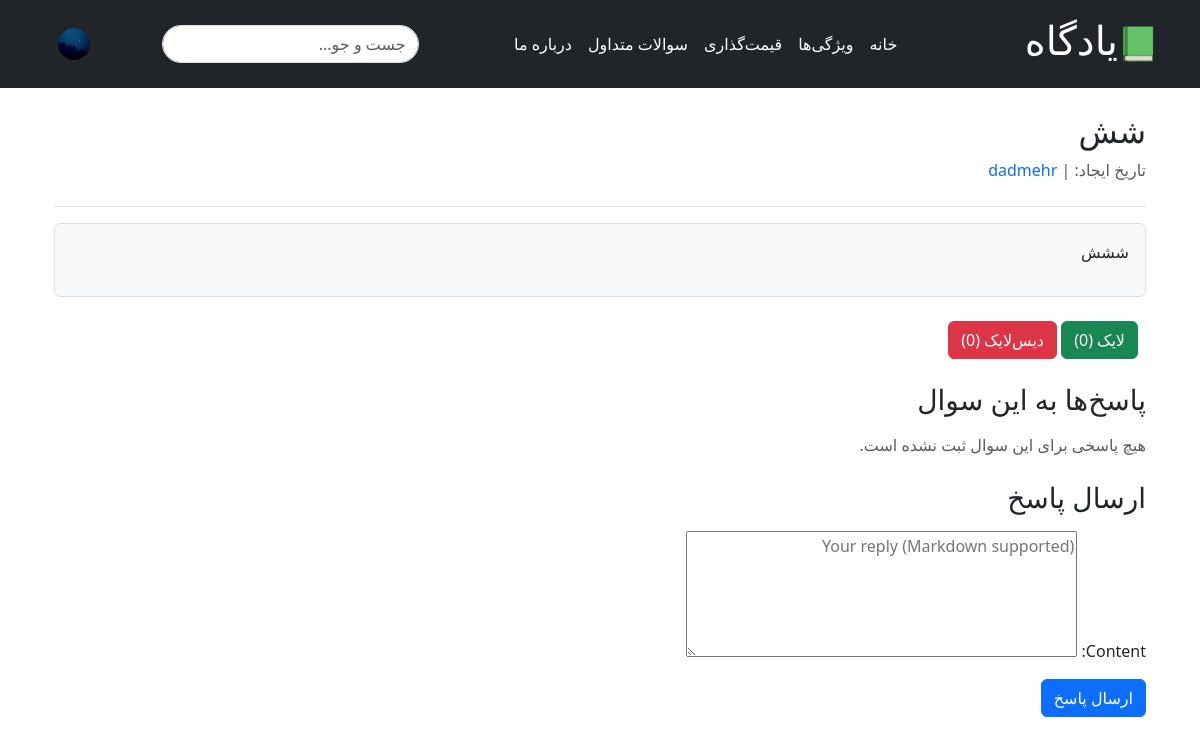
Page /question/42/ (signed in) on the committed database.
### home/models.py (models this page shows, shortened)
class Question(models.Model):
    title = models.CharField(max_length=255)
    content = models.TextField()
    created_at = models.DateTimeField(auto_now_add=True)
    user = models.ForeignKey(User, on_delete=models.SET_NULL, null=True, blank=True)
    likes_count = models.ManyToManyField(
        User, related_name="liked_questions", blank=True
    )
    dislikes_count = models.ManyToManyField(
        User, related_name="disliked_questions", blank=True
    )
    labels = models.ManyToManyField(Label, related_name="questions", blank=True)  # Many-to-many relationship with labels

### home/views.py (the view, shortened to what this page needs)
def question_detail(request, question_id):
    question = get_object_or_404(Question, id=question_id)
    likes_count = question.likes_count.count()
    dislikes_count = question.dislikes_count.count()
    user_liked = (
        request.user in question.likes_count.all()
        if request.user.is_authenticated
        else False
    )
    user_disliked = (
        request.user in question.dislikes_count.all()
        if request.user.is_authenticated
        else False
    )
    content_as_html = mark_safe(
        markdown.markdown(question.content, extensions=["fenced_code"])
    )
    form = ReplyForm()
    return render(
        request,
        "question_detail.html",
        {
            "question": question,
            "content_as_html": content_as_html,
            "likes_count": likes_count,
            "dislikes_count": dislikes_count,
            "user_liked": user_liked,
            "user_disliked": user_disliked,
            "form": form,  # Pass the form to the template
        },
    )

### home/forms.py
class ReplyForm(forms.ModelForm):
    class Meta:
        model = Reply
        fields = ["content"]
        widgets = {
            "content": forms.Textarea(
                attrs={"placeholder": "Your reply (Markdown supported)", "rows": 5}
            ),
        }

### home/templatetags/custom_filters.py (called while the page is built)
@register.filter
def jalali_date(value):
    if value:
        return jdatetime.date.fromgregorian(date=value).strftime("%d %B")
    return value

### home/templates/question_detail.html (shortened to what this page needs)
{% extends 'base.html' %}
{% load custom_filters %}
{% block content %}
<div class="question-detail-container container my-4">
    <div class="question-header mb-3 border-bottom pb-2">
        <h2 class="mb-2">{{ question.title }}</h2>
        <p class="question-meta text-muted">
            <span>تاریخ ایجاد: {{ question.created_at|jalali_date }}</span> |
            {% if question.user and question.user.username %}
                <a href="{% url 'user_profile' question.user.username %}" class="text-decoration-none">
                    {{ question.user.username }}
                </a>
            {% else %}
                <span>کاربر ناشناس</span>
            {% endif %}
        </p>
    </div>
    <div class="question-content mb-4">
        <div class="p-3 bg-light rounded border">
            {{ content_as_html|safe }}
        </div>
    </div>
    <div class="question-reactions mb-4">
        <button id="like-button" class="btn btn-success me-2" onclick="toggleReaction('like')">
            لایک ({{ likes_count }})
        </button>
        <button id="dislike-button" class="btn btn-danger" onclick="toggleReaction('dislike')">
            دیس‌لایک ({{ dislikes_count }})
        </button>
    </div>
    <div class="replies-section mb-4">
        <h3 class="mb-3">پاسخ‌ها به این سوال</h3>
        {% if question.replies.all %}
            <div class="list-group">
                {% for reply in question.replies.all %}
                    {% if reply.is_approved %}
                        <div class="reply-item list-group-item mb-3 border rounded approved-reply">
                            <div class="mb-2">
                                {{ reply.get_content_as_html|safe }}
                            </div>
                            <p class="reply-meta text-muted mb-1">
                                پاسخ توسط:
                                {% if reply.user %}
                                    <a href="{% url 'user_profile' reply.user.username %}" class="text-decoration-none">
                                        {{ reply.user.username }}
                                    </a>
                                {% else %}
                                    کاربر ناشناس
                                {% endif %}
                                - تاریخ پاسخ: {{ reply.created_at|jalali_date }}
                            </p>
                            <p class="reply-status mb-2">
                                <span class="text-success">این پاسخ تایید شده است.</span>
                            </p>
                        </div>
                    {% endif %}
                {% endfor %}
            </div>
            <div class="list-group">
                {% for reply in question.replies.all %}
                    {% if not reply.is_approved %}
                        <div class="reply-item list-group-item mb-3 border rounded">
                            <div class="mb-2">
                                {{ reply.get_content_as_html|safe }}
                            </div>
                            <p class="reply-meta text-muted mb-1">
                                پاسخ توسط:
                                {% if reply.user %}
                                    <a href="{% url 'user_profile' reply.user.username %}" class="text-decoration-none">
                                        {{ reply.user.username }}
                                    </a>
                                {% else %}
                                    کاربر ناشناس
                                {% endif %}
                                - تاریخ پاسخ: {{ reply.created_at|jalali_date }}
                            </p>
                            <p class="reply-status mb-2">
                                <span class="text-warning">منتظر تایید</span>
                            </p>
                            {% if user == question.user and not reply.is_approved %}
                                <form action="{% url 'approve_reply' reply.id %}" method="POST" class="d-inline">
                                    {% csrf_token %}
                                    <button type="submit" class="btn btn-sm btn-success">تایید پاسخ</button>
                                </form>
                            {% endif %}
                        </div>
                    {% endif %}
                {% endfor %}
            </div>
        {% else %}
            <p class="text-muted">هیچ پاسخی برای این سوال ثبت نشده است.</p>
        {% endif %}
    </div>
    {% if user.is_authenticated %}
        <div class="reply-form mt-4">
            <h3 class="mb-3">ارسال پاسخ</h3>
            <form method="POST">
                {{ form.as_p }}
                <button type="submit" class="btn btn-primary">ارسال پاسخ</button>
            </form>
        </div>
    {% else %}
        <div class="login-notice alert alert-info mt-4">
            <p>برای ارسال پاسخ باید <a href="{% url 'login' %}" class="text-decoration-none">وارد حساب کاربری</a> شوید.</p>
        </div>
    {% endif %}
</div>
{% endblock %}

### rows in the picture
Question: title "شش", user.username "dadmehr", content "ششش"

### other values in the picture
{{ likes_count }} "0"
{{ dislikes_count }} "0"
